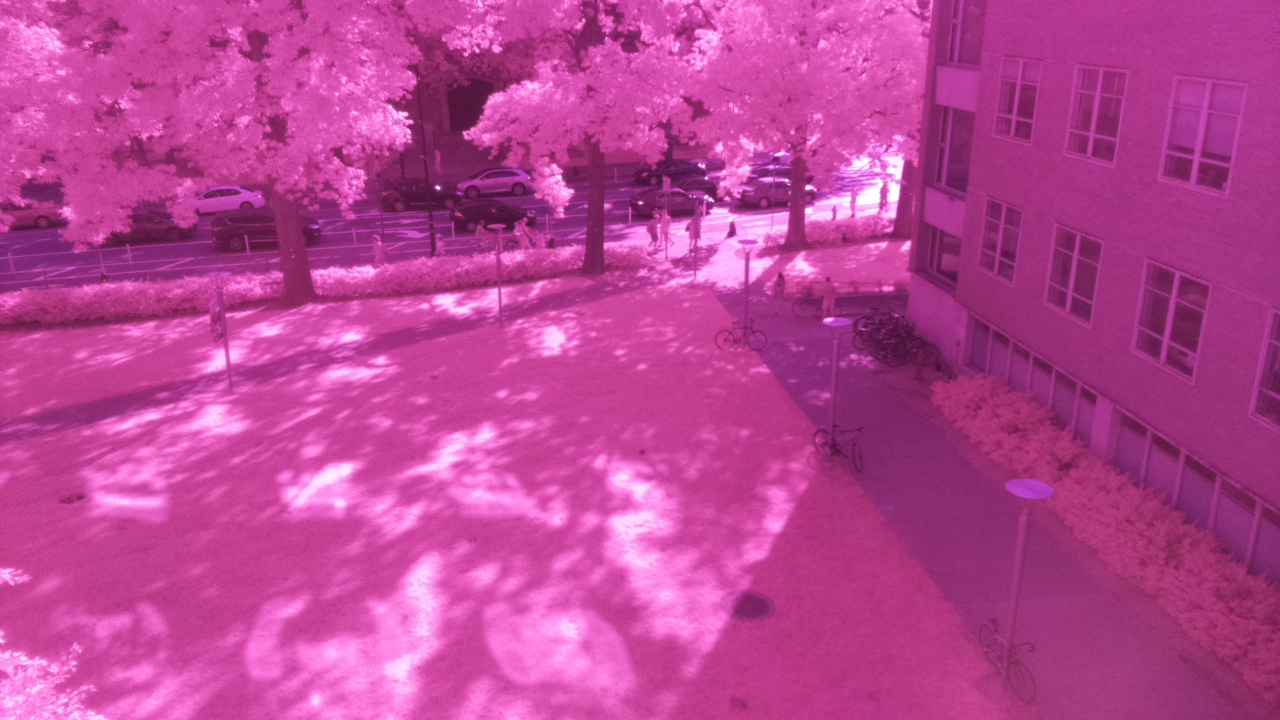
#> input picture images/tush.jpg, 1280 x 720 px
$ python veggie_checker.py
#> lines starting #> are read from the running program, lines starting #| are printed output that depends on the picture
import cv2 as cv
import numpy as np
from PIL import Image

img = Image.open('images/tush.jpg')
#> img is the input picture: PIL image 1280x720 RGB; mean R, G, B 186.6, 67.8, 148.4
img = np.array(img)
ir, ir_n_g, ir_n_r = cv.split(img)
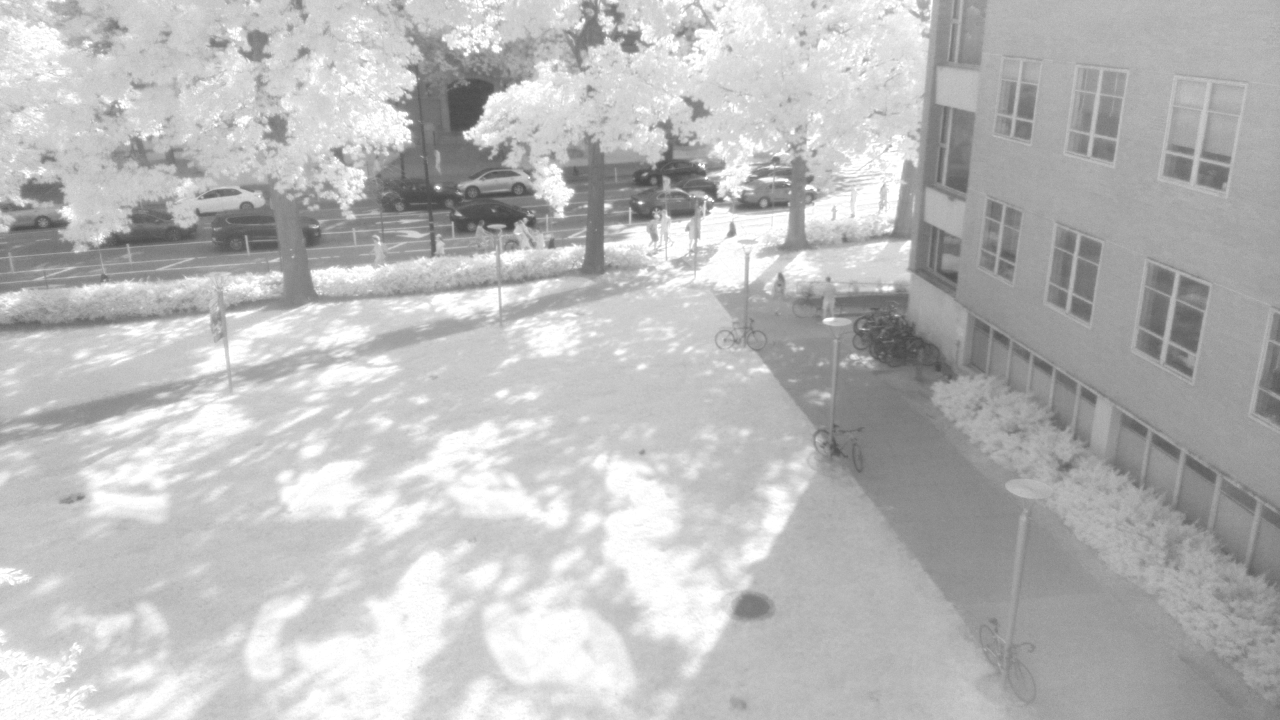
#> ir: shape (720, 1280); min 70, max 255, mean 186.6
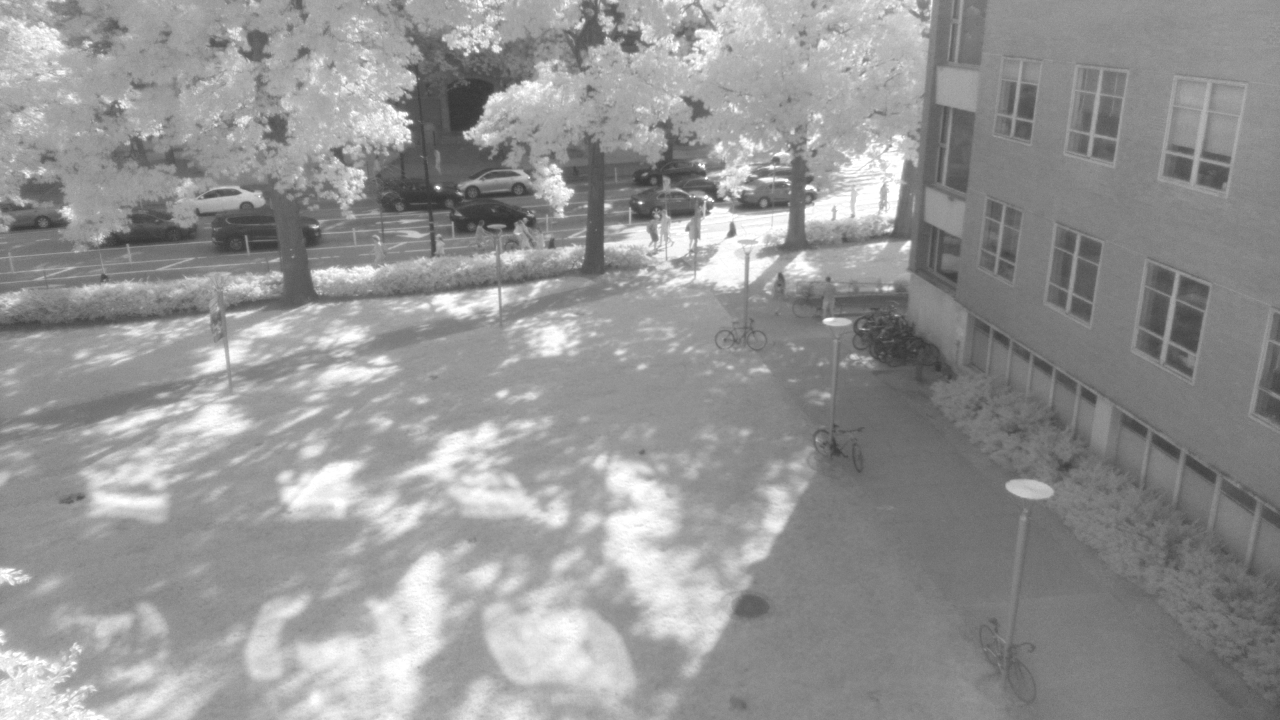
#> ir_n_r: shape (720, 1280); min 53, max 255, mean 148.4

bottom = ir_n_r.astype(float)
bottom[bottom == 0] = 0.01

ndvi = ((ir + ir).astype(float) - ir_n_r)/(bottom)
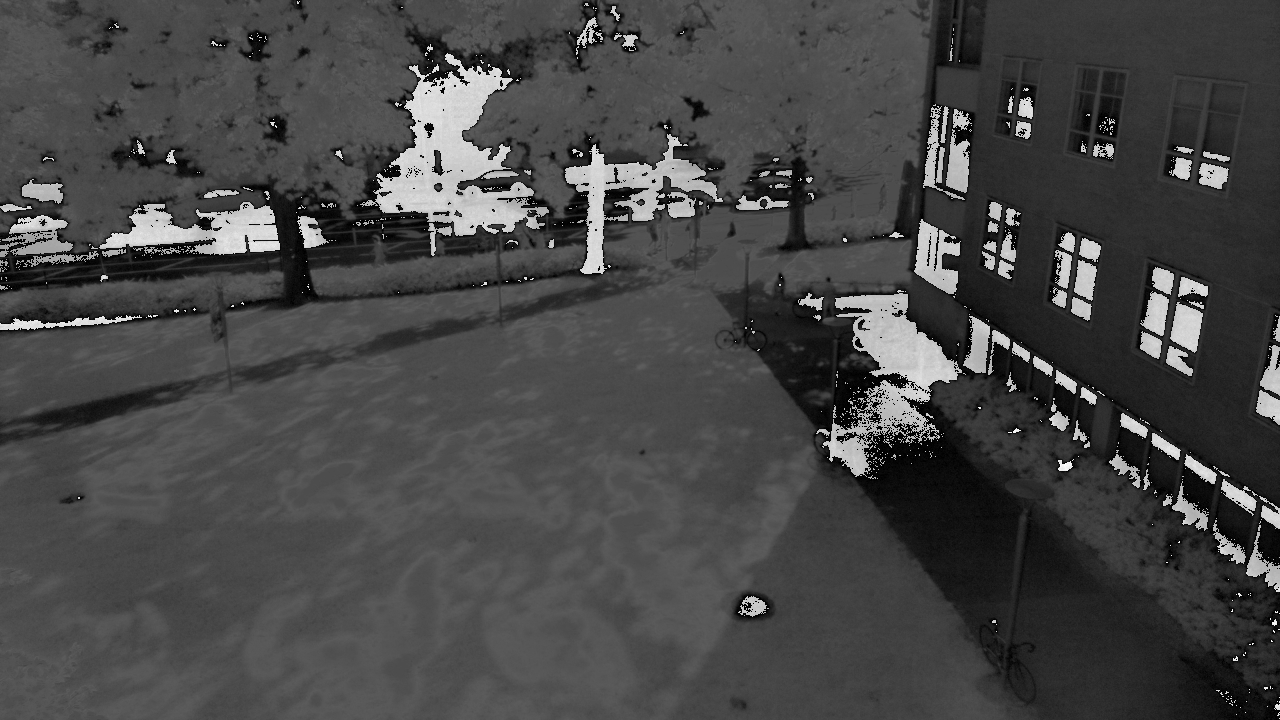
#> ndvi: shape (720, 1280) float64; min -1, max 2.26, mean -0.0881; drawn with min black and max white

while True:
    cv.imshow('', ndvi)
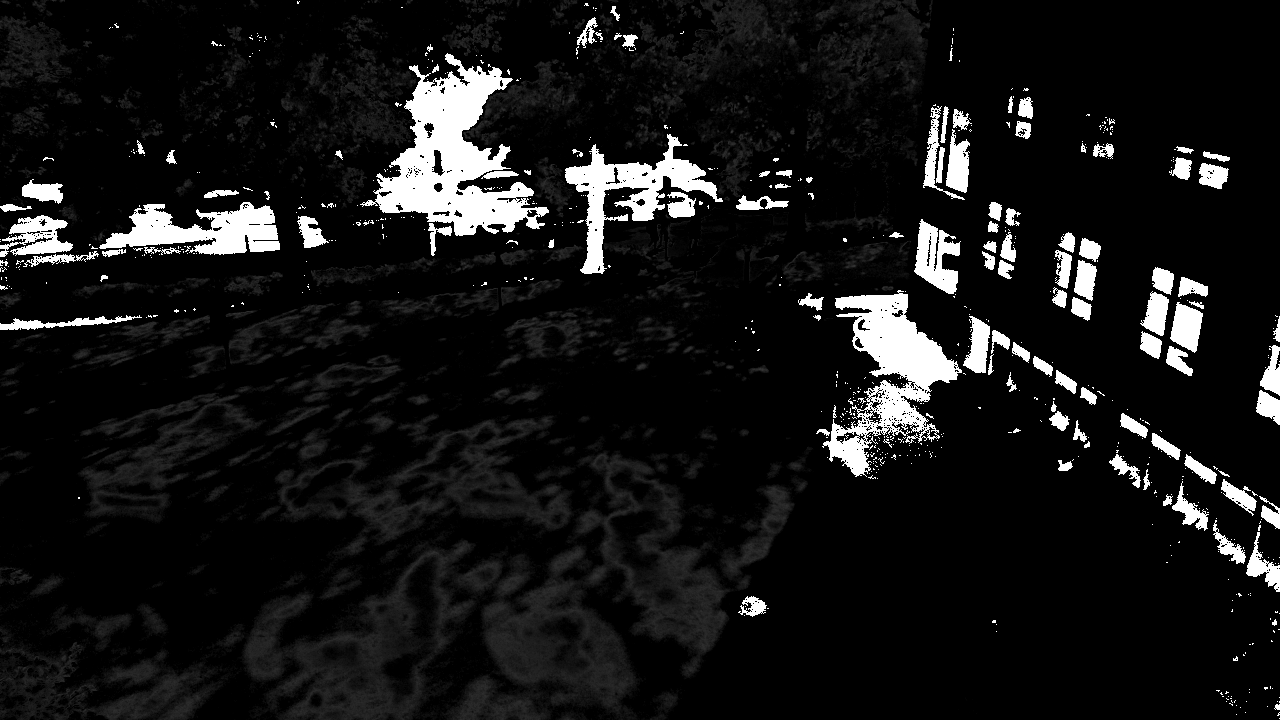
#> window '': shape (720, 1280); min 0, max 255, mean 22.5

    if cv.waitKey(0) == ord('q'):
#> (key q is pressed here)
        break

cv.destroyAllWindows()
